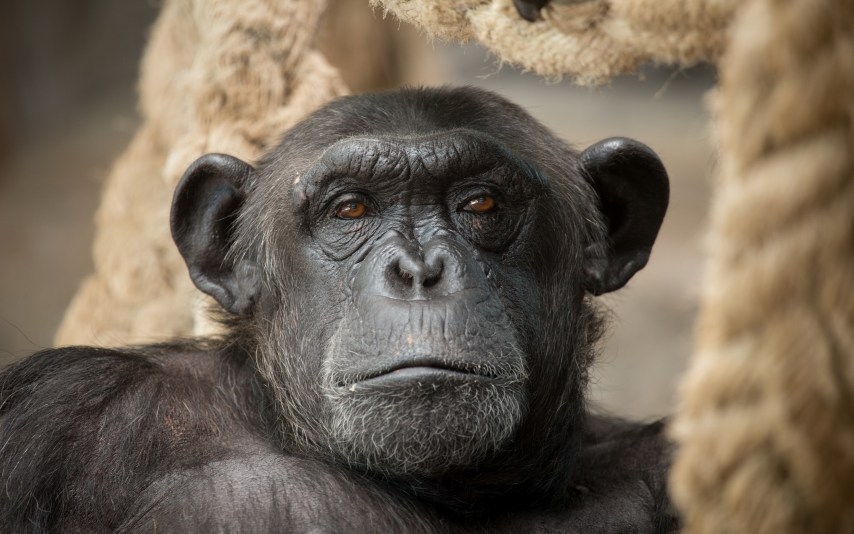
#> input picture data_mining/auto_encoder/use_case/reconstructed_image/input_image/image_path.jpeg, 2560 x 1600 px (shown at 1/3 size)
$ python main.py
#> lines starting #> are read from the running program, lines starting #| are printed output that depends on the picture
from sklearn.neural_network import MLPRegressor
from sklearn.preprocessing import MinMaxScaler
import numpy as np
from PIL import Image

# Charger l'image et la transformer en tableau numpy
image = Image.open('./input_image/image_path.jpeg')
#> image is the input picture: PIL image 2560x1600 RGB; mean R, G, B 113.1, 100.8, 85.8
# Choisissez une nouvelle résolution plus petite
img_resized = image.resize((256, 160))
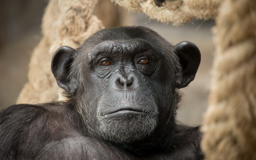
#> img_resized: PIL image 256x160 RGB; mean R, G, B 113.1, 100.8, 85.8

# -1 pour aplatir l'image, 3 pour les canaux RGB
image_np = np.array(img_resized).reshape(-1, 3)

# Normaliser les valeurs des pixels
scaler = MinMaxScaler(feature_range=(-1, 1))
image_np_normalized = scaler.fit_transform(image_np)

# Données d'entraînement
X_train = image_np_normalized

# Dimension des couches cachées pour la compression
# Par exemple, pour une compression à 128 dimensions
hidden_layer_sizes = (128,)

# Création de l'auto-encodeur
auto_encoder = MLPRegressor(hidden_layer_sizes=hidden_layer_sizes,
                            activation='tanh',
                            solver='adam',
                            learning_rate_init=0.01,
                            max_iter=10000)

# Entraînement de l'auto-encodeur
auto_encoder.fit(X_train, X_train)

# Prédiction (réconstruction)
X_predicted = auto_encoder.predict(X_train)

# Dénormaliser les valeurs des pixels
X_predicted = scaler.inverse_transform(X_predicted)

# Reconstituer l'image
reconstructed_image = X_predicted.reshape(
    img_resized.size[1], img_resized.size[0], 3)
reconstructed_image = np.clip(reconstructed_image, 0, 255).astype('uint8')
reconstructed_image = Image.fromarray(reconstructed_image)

# Créer l'image originale et la reconstitution
image.save('./output_image/original_image.png')
print("Image originale crée")
reconstructed_image.save('./output_image/reconstructed_image.png')
print("Image reconstitution crée")
